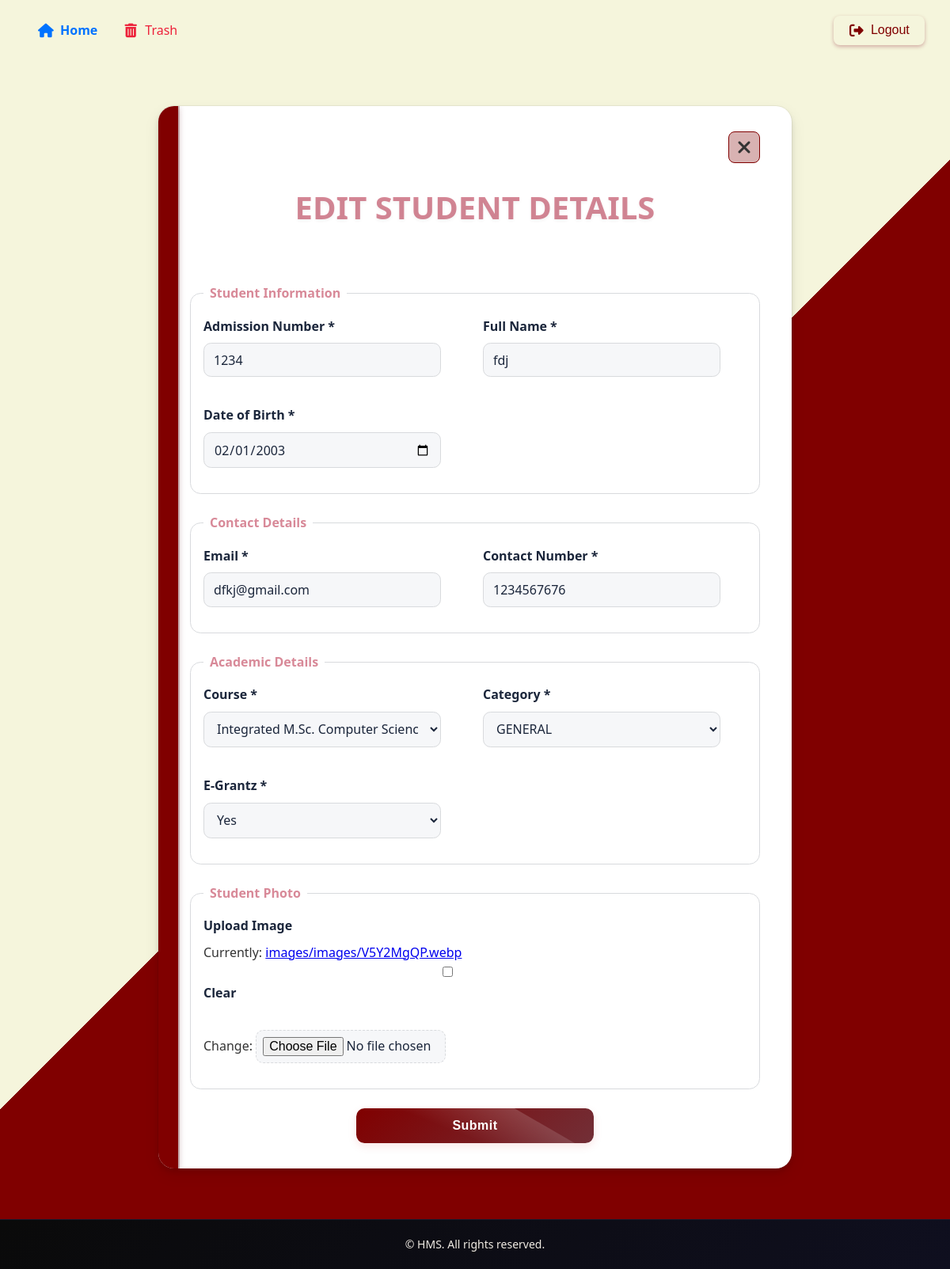
Page /edit_student/4/ (signed in) on the committed database.
### hostel/models.py (models this page shows, shortened)
class Student(models.Model):
    admn_no = models.PositiveIntegerField(unique=True)
    name = models.CharField(max_length=50)
    pgm = models.ForeignKey(Programme, on_delete=models.CASCADE)
    dob = models.DateField()
    email = models.EmailField()
    photo = models.ImageField(upload_to="images/", blank=True, null=True)
    contact_regex = RegexValidator(regex=r'^\d{10}$',message="Contact number must be a 10-digit number.")
    contact = models.CharField(validators=[contact_regex], max_length=10)  # Using CharField for contact with max length 10
    date_joined = models.DateField(auto_now_add=True)
    CATEGORY_CHOICES = [
        ('GENERAL', 'GENERAL'),
        ('OBC', 'OBC'),
        ('OEC', 'OEC'),
        ('SC', 'SC'),
        ('ST', 'ST'),
    ]
    category = models.CharField(max_length=20, choices=CATEGORY_CHOICES, default='GENERAL')
    EGRANTZ_CHOICES = [
        (True, 'Yes'),
        (False, 'No'),
    ]
    E_Grantz = models.BooleanField(choices=EGRANTZ_CHOICES)

### hostel/views.py (the view, shortened to what this page needs)
# urls.py: path('edit_student/<int:student_id>/',views.edit_student,name='edit_student'),
@group_required('warden', login_url='access_denied')
def edit_student(request, student_id):
    try:
        student = get_object_or_404(Student, id=student_id)
        prev_admn_no = student.admn_no
        form = StudentForm(instance=student)
        return render(request, 'hostel/edit.html', {'form': form})
    except Exception:
        return render(request,'hostel/error.html')

### hostel/forms.py
class StudentForm(forms.ModelForm):
    class Meta:
        model = Student
        fields = '__all__'
        widgets = {
            'dob': forms.TextInput(attrs={'type':'date'}),
            'contact': forms.TextInput(attrs={'pattern': '\\d{10}', 'placeholder': 'Please enter a valid mobile number.'}),
        }
        labels = {
            'admn_no': 'Admission Number',
            'year_of_admn': 'Year of Admission',
            'dob': 'Date of Birth',
            'contact': 'Contact Number',
        }

### hostel/context_processors.py (called while the page is built)
def group_processor(request):
    if request.user.is_authenticated:
        is_warden_group = request.user.groups.filter(name='warden').exists()
        is_secretary_group = request.user.groups.filter(name='secretary').exists()  # Adjust as needed
    else:
        is_warden_group = False
        is_secretary_group = False
    return {
        'is_warden_group': is_warden_group,
        'is_secretary_group': is_secretary_group,
    }

### hostel/models.py (called while the page is built)
    def __str__(self):
        return self.pgm_name

### hostel/templates/hostel/edit.html (shortened to what this page needs)
{% extends 'hostel/base.html' %}
{% load static %}
{% block style %}
<link rel="stylesheet" href="{% static 'styles/add_stud.css' %}">
{% endblock %}
{% block content %}
<section class="student-form-container">
    <div class="form-card">
        <div class="form-header">
            <a href="#" class="close-btn" title="Close" id="close">
                <i class="fas fa-times"></i>
            </a>
            <h1 class="form-title">Edit Student Details</h1>
        </div>
        <form method="post" action="" enctype="multipart/form-data" onsubmit="return confirmData();">
            <fieldset class="form-section">
                <legend>Student Information</legend>
                <div class="form-grid">
                    <div class="form-group">
                        <label for="{{ form.admn_no.id_for_label }}">{{ form.admn_no.label }}<span class="required">*</span></label>
                        {{ form.admn_no }}
                    </div>
                    <div class="form-group">
                        <label for="{{form.name.id_for_label}}">Full Name<span class="required">*</span></label>
                        {{form.name}}
                    </div>
                    <div class="form-group">
                        <label for="{{ form.dob.id_for_label }}">{{ form.dob.label }}<span class="required">*</span></label>
                        {{ form.dob }}
                    </div>
                </div>
            </fieldset>
            <fieldset class="form-section">
                <legend>Contact Details</legend>
                <div class="form-grid">
                    <div class="form-group">
                        <label for="{{ form.email.id_for_label }}">Email<span class="required">*</span></label>
                        {{ form.email }}
                    </div>
                    <div class="form-group">
                        <label for="{{ form.contact.id_for_label }}">{{ form.contact.label }}<span class="required">*</span></label>
                        {{ form.contact }}
                    </div>
                </div>
            </fieldset>
            <fieldset class="form-section">
                <legend>Academic Details</legend>
                <div class="form-grid">
                    <div class="form-group">
                        <label for="{{ form.pgm.id_for_label }}">Course<span class="required">*</span></label>
                        {{ form.pgm }}
                    </div>
                    <div class="form-group">
                        <label for="{{ form.category.id_for_label }}">Category<span class="required">*</span></label>
                        {{ form.category }}
                    </div>
                    <div class="form-group">
                        <label for="{{ form.E_Grantz.id_for_label }}">E-Grantz<span class="required">*</span></label>
                        {{ form.E_Grantz }}
                    </div>
                </div>
            </fieldset>
            <fieldset class="form-section">
                <legend>Student Photo</legend>
                <div class="form-group file-upload">
                    <label for="{{ form.photo.id_for_label }}">Upload Image</label>
                    {{ form.photo }}
                </div>
            </fieldset>
            <div class="form-actions">
                <button type="submit" class="btn btn-primary">Submit</button>
            </div>
        </form>
    </div>
</section>
{% endblock %}

### hostel/static/styles/base.css (style rules this page uses)
* { margin: 0; padding: 0; box-sizing: border-box; }
html, body { height: 100%; }
body { font-family: "Segoe UI", Tahoma, Geneva, Verdana, sans-serif; line-height: 1.6; color: #333; background-color: white; display: flex; flex-direction: column; padding-top: 70px; }

### hostel/static/styles/add_stud.css (style rules this page uses)
:root { --danger: #dd1818; --success: #10b981; --border: #d8dadd; --text: #1b263b; --gray: #6b7280; --transition: all 0.3s ease; --wine:#800000; --rich-wine: #722F37; --wine-lighter: #d88998; --cream: #F5F5DC; --wine-rgb: 114, 47, 55; --muted: #6b7280; --surface: #f6f7f9; }
body { background: linear-gradient(135deg, var(--cream) 50%, var(--wine) 50%); }
.student-form-container { max-width: 920px; margin: 0 auto; padding: 2rem 1rem; }
.form-card { background: white; border-radius: 1.25rem; box-shadow: 0 4px 8px rgba(0, 0, 0, 0.1), 0 8px 20px rgba(0, 0, 0, 0.08), 0 0 0 1px rgba(0, 0, 0, 0.05); transition: transform 0.2s ease, box-shadow 0.2s ease; position: relative; padding: 2rem 2.5rem; backdrop-filter: blur(8px); margin: 2rem auto; max-width: 800px; position: relative; overflow: hidden; }
.form-card::before { content: ''; position: absolute; top: 0; left: 0; width: 25px; height: 100%; background: var(--wine); box-shadow: 0 2px 8px rgba(114, 47, 55, 0.4); }
.form-card::after { content: ''; position: absolute; top: 0; left: 25px; width: 2px; height: 100%; background: rgba(114, 47, 55, 0.3); z-index: 2; }
.form-header { margin-bottom: 1.5rem; position: relative; }
.close-btn { font-size: 1.5rem; color: var(--dark); text-decoration: none; padding: 0.625rem; border-radius: 8px; transition: all 0.3s cubic-bezier(0.4, 0, 0.2, 1); display: flex; align-items: center; justify-content: center; width: 40px; height: 40px; background: color-mix(in oklab, var(--wine), transparent 70%); border: 1px solid var(--wine); margin-left: auto; }
.form-title { font-size: 2.5rem; text-align: center; color: var(--wine); margin: 1.5rem 0 2rem; font-weight: 900; position: relative; display: inline-block; width: 100%; text-transform: uppercase; font-family: 'Segoe UI', system-ui, sans-serif; background: var(--wine-lighter); -webkit-background-clip: text; background-clip: text; -webkit-text-fill-color: transparent; text-shadow: 0 2px 4px rgba(0, 0, 0, 0.05); padding-bottom: 0.5rem; animation: titleShine 3s ease-in-out infinite alternate; }
.form-section { border: 1px solid var(--border); border-radius: 0.85rem; padding: 1rem; margin-bottom: 1.5rem; }
.form-section legend { padding: 0 0.5rem; font-weight: 600; color: var(--wine-lighter); }
.form-grid { display: grid; gap: 1.25rem; grid-template-columns: repeat(auto-fill, minmax(300px, 1fr)); }
.form-group { margin-bottom: 1rem; }
.form-group label { display: block; font-weight: 600; margin-bottom: 0.5rem; color: var(--text); }
.required { color: var(--text); margin-left: 0.25rem; }
input, select, textarea { width: 90%; padding: 0.6rem 0.75rem; border: 1px solid var(--border); border-radius: 0.6rem; background: var(--surface); color: var(--text); font-family: inherit; font-size: 1rem; }
.file-upload input[type="file"] { width: 35%; padding: 0.5rem; border: 1px dashed var(--border); background: var(--surface); }
.form-actions { display: flex; justify-content: flex-end; margin-top: 1.5rem; }
.btn { padding: 0.8rem 1.5rem; border-radius: 0.65rem; font-weight: 600; cursor: pointer; transition: all 0.2s ease; width: 90%; max-width: 300px; margin: 0 auto; display: block; text-align: center; border: none; color: white; font-size: 1rem; letter-spacing: 0.5px; }
.btn-primary { background: linear-gradient(135deg, var(--wine),var(--rich-wine)); box-shadow: 0 4px 12px rgba(194, 12, 12, 0.1); position: relative; overflow: hidden; }
.btn-primary::after { content: ''; position: absolute; top: -50%; left: -50%; width: 200%; height: 200%; background: linear-gradient( to bottom right, rgba(255, 255, 255, 0.3) 0%, rgba(255, 255, 255, 0) 60% ); transform: rotate(30deg); transition: all 0.3s; }
@media (min-width: 1025px) and (max-width: 1366px) { .student-form-container { width: 90%; } }

### rows in the picture
Student: admn_no "1234", name "fdj", dob "02/01/2003", email "dfkj@gmail.com", contact "1234567676", pgm "Integrated M.Sc. Computer Science", category "GENERAL", E_Grantz "Yes"
